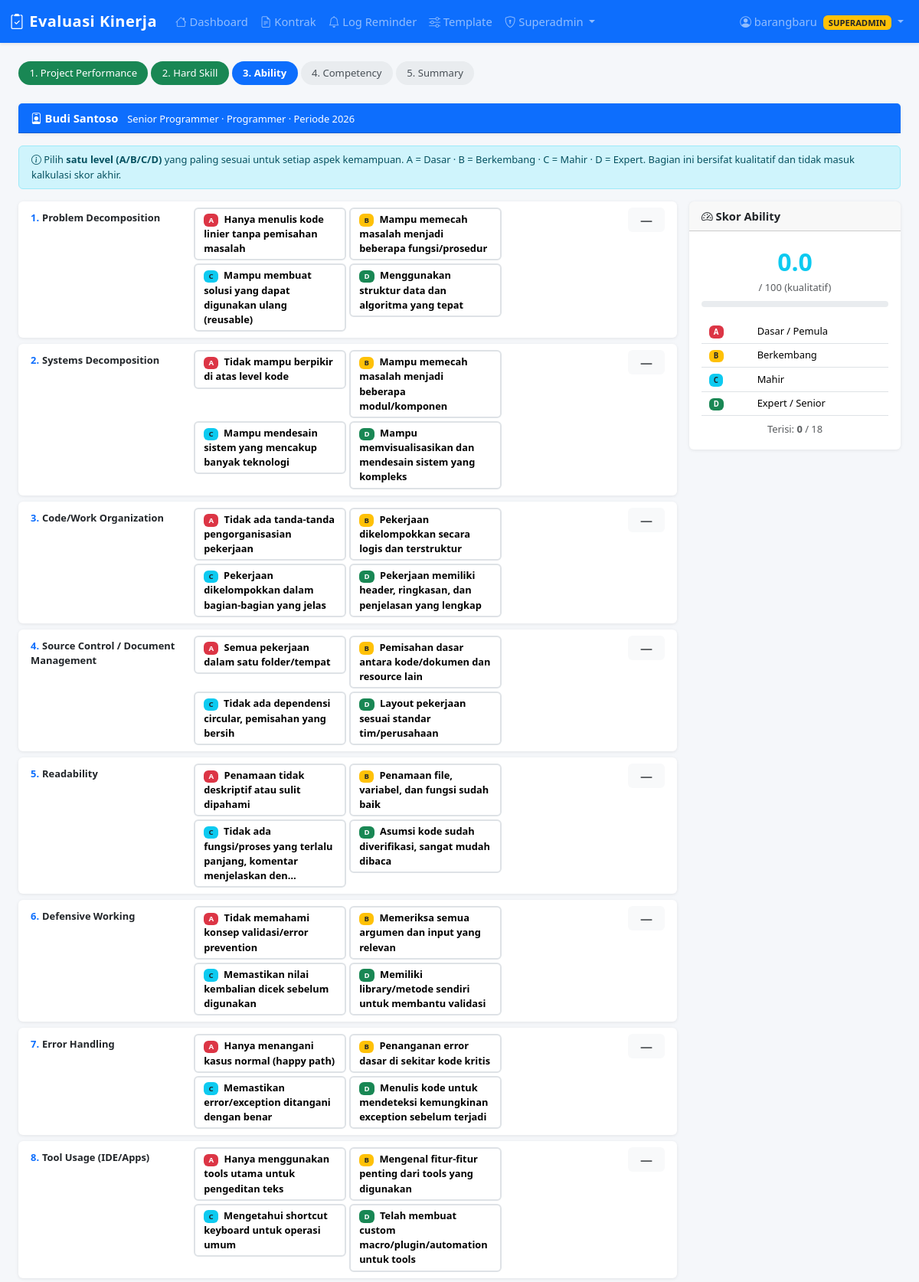
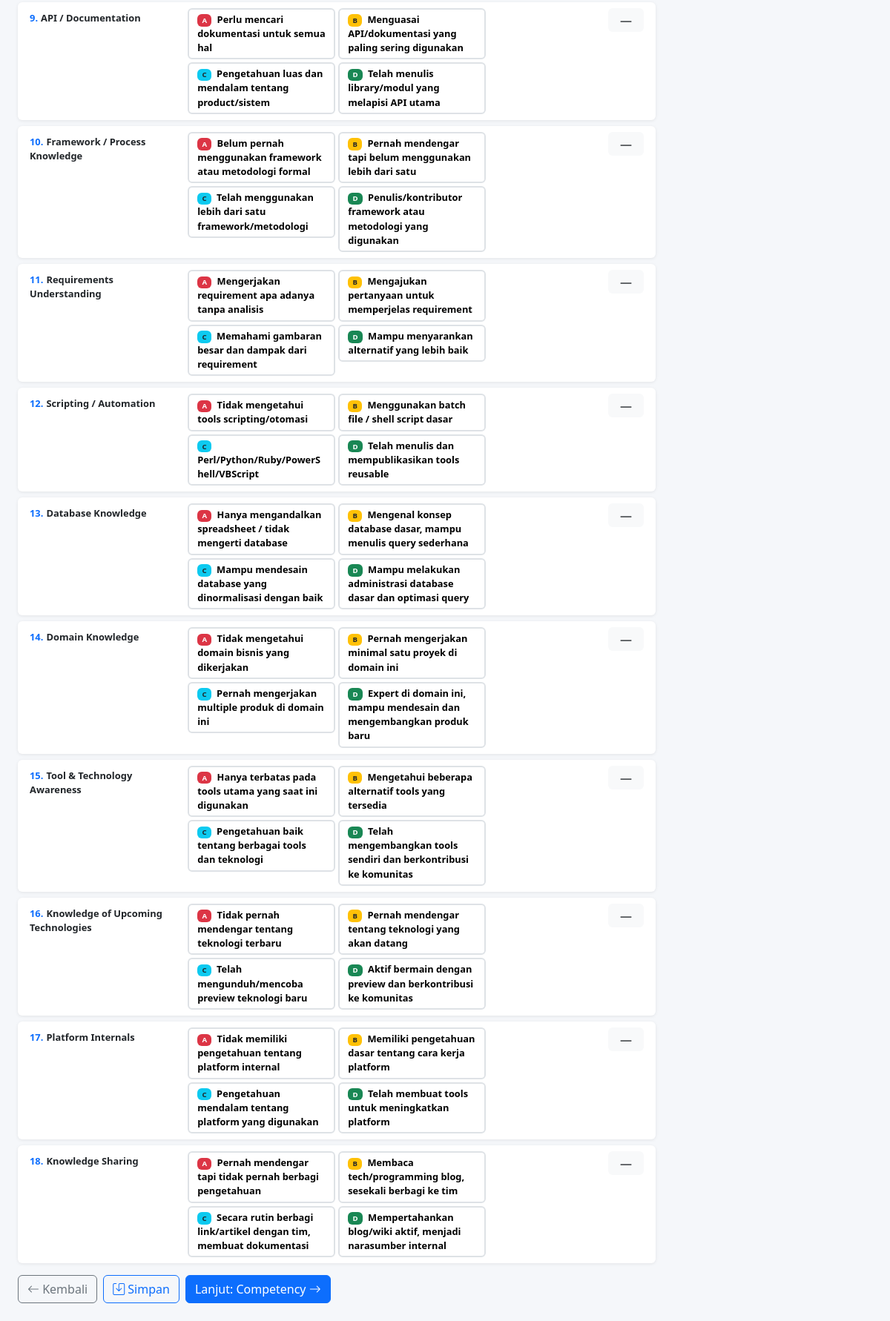
/eval/1/ability (signed in), run on the app's committed database (2 pictures, top to bottom).
### tables this page shows
CREATE TABLE employees (
    id INTEGER PRIMARY KEY AUTOINCREMENT,
    name TEXT NOT NULL,
    jabatan TEXT DEFAULT '',
    divisi TEXT NOT NULL,
    created_at TEXT DEFAULT (datetime('now','localtime'))
, level TEXT DEFAULT 'Staff', employment_type TEXT DEFAULT 'tetap', contract_start TEXT DEFAULT '', contract_end TEXT DEFAULT '', email TEXT DEFAULT '', phone TEXT DEFAULT '', telegram_id TEXT DEFAULT '', is_active INTEGER DEFAULT 1, notes TEXT DEFAULT '');

CREATE TABLE evaluations (
    id INTEGER PRIMARY KEY AUTOINCREMENT,
    employee_id INTEGER NOT NULL,
    periode TEXT NOT NULL,
    status TEXT DEFAULT 'draft',
    pp_score INTEGER DEFAULT 0,
    pp_total REAL DEFAULT 0,
    hs_total REAL DEFAULT 0,
    ability_score REAL DEFAULT 0,
    competency_total REAL DEFAULT 0,
    final_total REAL DEFAULT 0,
    evaluator TEXT DEFAULT '',
    overall_assessment TEXT DEFAULT '',
    development_plan TEXT DEFAULT '',
    created_at TEXT DEFAULT (datetime('now','localtime')),
    FOREIGN KEY(employee_id) REFERENCES employees(id) ON DELETE CASCADE
);

CREATE TABLE ability_items (
    id INTEGER PRIMARY KEY AUTOINCREMENT,
    divisi TEXT NOT NULL,
    name TEXT NOT NULL,
    desc_a TEXT DEFAULT '',
    desc_b TEXT DEFAULT '',
    desc_c TEXT DEFAULT '',
    desc_d TEXT DEFAULT '',
    sort_order INTEGER DEFAULT 0
);

### app.py (the view, shortened to what this page needs)
@app.route('/eval/<int:eval_id>/ability', methods=['GET', 'POST'])
@login_required
def eval_ability(eval_id):
    db = get_db()
    ev = get_eval_or_404(db, eval_id)
    if not ev: return redirect(url_for('index'))
    items    = db.execute('''SELECT ai.*, COALESCE(abs.level,'') AS current_level
                             FROM ability_items ai
                             LEFT JOIN ability_scores abs ON abs.ability_item_id=ai.id AND abs.eval_id=?
                             WHERE ai.divisi=? ORDER BY ai.sort_order''',
                          (eval_id, ev['divisi'])).fetchall()
    ev_row   = db.execute('SELECT ability_score FROM evaluations WHERE id=?', (eval_id,)).fetchone()
    return render_template('eval_ability.html', ev=ev, items=items,
                           ability_score=ev_row['ability_score'])

### app.py (called while the page is built)
def get_db():
    if 'db' not in g:
        g.db = sqlite3.connect(DB_PATH)
        g.db.row_factory = sqlite3.Row
        g.db.execute('PRAGMA foreign_keys = ON')
    return g.db

def login_required(f):
    @wraps(f)
    def decorated(*args, **kwargs):
        if 'user_id' not in session:
            flash('Silakan login terlebih dahulu', 'warning')
            return redirect(url_for('login', next=request.path))
        return f(*args, **kwargs)
    return decorated

@app.context_processor
def inject_globals():
    return {
        'current_user': {
            'id':       session.get('user_id'),
            'username': session.get('username'),
            'name':     session.get('user_name'),
            'role':     session.get('user_role'),
        } if 'user_id' in session else None,
        'now_year':   date.today().year,
        'today_date': date.today().isoformat(),
    }

def get_eval_or_404(db, eval_id):
    return db.execute('''SELECT e.*, emp.name AS emp_name, emp.jabatan, emp.divisi
                         FROM evaluations e JOIN employees emp ON emp.id = e.employee_id
                         WHERE e.id=?''', (eval_id,)).fetchone()

### templates/eval_ability.html (shortened to what this page needs)
{% extends 'base.html' %}
{% block content %}
<div class="eval-steps">
  <a href="/eval/{{ ev.id }}/project" class="step done">1. Project Performance</a>
  <a href="/eval/{{ ev.id }}/hardskill" class="step done">2. Hard Skill</a>
  <span class="step active">3. Ability</span>
  <a href="/eval/{{ ev.id }}/competency" class="step">4. Competency</a>
  <a href="/eval/{{ ev.id }}/summary" class="step">5. Summary</a>
</div>
<div class="card mb-3">
  <div class="card-header bg-primary text-white py-2 fw-bold">
    <i class="bi bi-person-badge"></i> {{ ev.emp_name }}
    <small class="ms-2 fw-normal">{{ ev.jabatan }} · {{ ev.divisi }} · Periode {{ ev.periode }}</small>
  </div>
</div>
<div class="alert alert-info py-2 small mb-3">
  <i class="bi bi-info-circle"></i>
  Pilih <strong>satu level (A/B/C/D)</strong> yang paling sesuai untuk setiap aspek kemampuan.
  A = Dasar · B = Berkembang · C = Mahir · D = Expert.
  Bagian ini bersifat kualitatif dan tidak masuk kalkulasi skor akhir.
</div>
<form method="post" id="abilityForm">
<div class="row g-3">
  <div class="col-lg-9">
    {% for item in items %}
    <div class="card mb-2">
      <div class="card-body py-2 px-3">
        <div class="row align-items-start">
          <div class="col-md-3 fw-semibold small pt-1">
            <span class="text-primary me-1">{{ loop.index }}.</span>{{ item.name }}
          </div>
          <div class="col-md-6">
            <div class="row g-1 small">
              {% for lv, desc, cls in [('A', item.desc_a, 'sel-A'), ('B', item.desc_b, 'sel-B'), ('C', item.desc_c, 'sel-C'), ('D', item.desc_d, 'sel-D')] %}
              <div class="col-6">
                <button type="button"
                  class="level-btn w-100 text-start {{ cls if item.current_level == lv else '' }}"
                  data-item="{{ item.id }}" data-level="{{ lv }}"
                  onclick="setLevel(this, {{ item.id }}, '{{ lv }}')">
                  <span class="badge {% if lv=='A' %}bg-danger{% elif lv=='B' %}bg-warning text-dark{% elif lv=='C' %}bg-info text-dark{% else %}bg-success{% endif %} me-1">{{ lv }}</span>
                  <span class="text-wrap">{{ desc[:70] }}{% if desc|length > 70 %}…{% endif %}</span>
                </button>
              </div>
              {% endfor %}
            </div>
          </div>
          <div class="col-md-3 text-end">
            <span class="badge level-badge-{{ item.id }}
              {% if item.current_level == 'A' %}bg-danger
              {% elif item.current_level == 'B' %}bg-warning text-dark
              {% elif item.current_level == 'C' %}bg-info text-dark
              {% elif item.current_level == 'D' %}bg-success
              {% else %}bg-light text-muted{% endif %} fs-6 px-3 py-2">
              {{ item.current_level if item.current_level else '—' }}
            </span>
          </div>
        </div>
      </div>
    </div>
    {% endfor %}
    <div class="d-flex gap-2 mt-3 mb-4">
      <a href="/eval/{{ ev.id }}/hardskill" class="btn btn-outline-secondary">
        <i class="bi bi-arrow-left"></i> Kembali
      </a>
      <button type="submit" name="action" value="save" class="btn btn-outline-primary">
        <i class="bi bi-save"></i> Simpan
      </button>
      <button type="submit" name="action" value="next" class="btn btn-primary">
        Lanjut: Competency <i class="bi bi-arrow-right"></i>
      </button>
    </div>
  </div>
  <div class="col-lg-3">
    <div class="card sticky-score">
      <div class="card-header py-2 fw-bold"><i class="bi bi-speedometer2"></i> Skor Ability</div>
      <div class="card-body text-center">
        <div class="score-badge text-info" id="ability-display">{{ '%.1f' | format(ability_score) }}</div>
        <div class="text-muted small mb-2">/ 100 (kualitatif)</div>
        <div class="gauge-bar mb-3">
        </div>
        <table class="table table-sm text-start small mb-2">
          <tr><td><span class="badge bg-danger">A</span></td><td>Dasar / Pemula</td></tr>
          <tr><td><span class="badge bg-warning text-dark">B</span></td><td>Berkembang</td></tr>
          <tr><td><span class="badge bg-info text-dark">C</span></td><td>Mahir</td></tr>
          <tr><td><span class="badge bg-success">D</span></td><td>Expert / Senior</td></tr>
        </table>
        <div class="text-muted small">
          Terisi: <strong id="filled-count">0</strong> / {{ items | length }}
        </div>
      </div>
    </div>
  </div>
</div>
</form>
{% endblock %}

### templates/base.html (style rules this page uses)
body { background:#f5f7fa; font-size:.92rem; }
.card { border:none; box-shadow:0 1px 4px rgba(0,0,0,.08); }
.eval-steps { display:flex; gap:4px; margin-bottom:1.5rem; flex-wrap:wrap; }
.eval-steps .step { padding:.35rem .9rem; border-radius:20px; font-size:.82rem; background:#e9ecef; color:#495057; text-decoration:none; }
.eval-steps .step.active { background:#0d6efd; color:#fff; font-weight:600; }
.eval-steps .step.done { background:#198754; color:#fff; }
.score-badge { font-size:2rem; font-weight:700; }
.table-sm th, .table-sm td { padding:.35rem .6rem; }
.level-btn { padding:.25rem .7rem; border:2px solid #dee2e6; border-radius:6px; background:#fff; cursor:pointer; font-weight:600; font-size:.8rem; }
.gauge-bar { height:8px; border-radius:4px; background:#e9ecef; }
.sticky-score { position:sticky; top:70px; }

### data on the page
employees: emp_name "Budi Santoso", jabatan "Senior Programmer", divisi "Programmer"
evaluations: periode "2026", ability_score "0.0"
ability_items: name "Problem Decomposition", lv "A", desc_a "Hanya menulis kode linier tanpa pemisahan masalah", lv "B", desc_b "Mampu memecah masalah menjadi beberapa fungsi/prosedur", lv "C", desc_c "Mampu membuat solusi yang dapat digunakan ulang (reusable)", lv "D", desc_d "Menggunakan struktur data dan algoritma yang tepat", current_level "—"
ability_items: name "Systems Decomposition", lv "A", desc_a "Tidak mampu berpikir di atas level kode", lv "B", desc_b "Mampu memecah masalah menjadi beberapa modul/komponen", lv "C", desc_c "Mampu mendesain sistem yang mencakup banyak teknologi", lv "D", desc_d "Mampu memvisualisasikan dan mendesain sistem yang kompleks", current_level "—"
ability_items: name "Code/Work Organization", lv "A", desc_a "Tidak ada tanda-tanda pengorganisasian pekerjaan", lv "B", desc_b "Pekerjaan dikelompokkan secara logis dan terstruktur", lv "C", desc_c "Pekerjaan dikelompokkan dalam bagian-bagian yang jelas", lv "D", desc_d "Pekerjaan memiliki header, ringkasan, dan penjelasan yang lengkap", current_level "—"
ability_items: name "Source Control / Document Management", lv "A", desc_a "Semua pekerjaan dalam satu folder/tempat", lv "B", desc_b "Pemisahan dasar antara kode/dokumen dan resource lain", lv "C", desc_c "Tidak ada dependensi circular, pemisahan yang bersih", lv "D", desc_d "Layout pekerjaan sesuai standar tim/perusahaan", current_level "—"
ability_items: name "Readability", lv "A", desc_a "Penamaan tidak deskriptif atau sulit dipahami", lv "B", desc_b "Penamaan file, variabel, dan fungsi sudah baik", lv "C", desc_c "Tidak ada fungsi/proses yang terlalu panjang, komentar menjelaskan den", lv "D", desc_d "Asumsi kode sudah diverifikasi, sangat mudah dibaca", current_level "—"
ability_items: name "Defensive Working", lv "A", desc_a "Tidak memahami konsep validasi/error prevention", lv "B", desc_b "Memeriksa semua argumen dan input yang relevan", lv "C", desc_c "Memastikan nilai kembalian dicek sebelum digunakan", lv "D", desc_d "Memiliki library/metode sendiri untuk membantu validasi", current_level "—"
ability_items: name "Error Handling", lv "A", desc_a "Hanya menangani kasus normal (happy path)", lv "B", desc_b "Penanganan error dasar di sekitar kode kritis", lv "C", desc_c "Memastikan error/exception ditangani dengan benar", lv "D", desc_d "Menulis kode untuk mendeteksi kemungkinan exception sebelum terjadi", current_level "—"
ability_items: name "Tool Usage (IDE/Apps)", lv "A", desc_a "Hanya menggunakan tools utama untuk pengeditan teks", lv "B", desc_b "Mengenal fitur-fitur penting dari tools yang digunakan", lv "C", desc_c "Mengetahui shortcut keyboard untuk operasi umum", lv "D", desc_d "Telah membuat custom macro/plugin/automation untuk tools", current_level "—"
ability_items: name "API / Documentation", lv "A", desc_a "Perlu mencari dokumentasi untuk semua hal", lv "B", desc_b "Menguasai API/dokumentasi yang paling sering digunakan", lv "C", desc_c "Pengetahuan luas dan mendalam tentang product/sistem", lv "D", desc_d "Telah menulis library/modul yang melapisi API utama", current_level "—"
ability_items: name "Framework / Process Knowledge", lv "A", desc_a "Belum pernah menggunakan framework atau metodologi formal", lv "B", desc_b "Pernah mendengar tapi belum menggunakan lebih dari satu", lv "C", desc_c "Telah menggunakan lebih dari satu framework/metodologi", lv "D", desc_d "Penulis/kontributor framework atau metodologi yang digunakan", current_level "—"
ability_items: name "Requirements Understanding", lv "A", desc_a "Mengerjakan requirement apa adanya tanpa analisis", lv "B", desc_b "Mengajukan pertanyaan untuk memperjelas requirement", lv "C", desc_c "Memahami gambaran besar dan dampak dari requirement", lv "D", desc_d "Mampu menyarankan alternatif yang lebih baik", current_level "—"
ability_items: name "Scripting / Automation", lv "A", desc_a "Tidak mengetahui tools scripting/otomasi", lv "B", desc_b "Menggunakan batch file / shell script dasar", lv "C", desc_c "Perl/Python/Ruby/PowerShell/VBScript", lv "D", desc_d "Telah menulis dan mempublikasikan tools reusable", current_level "—"
ability_items: name "Database Knowledge", lv "A", desc_a "Hanya mengandalkan spreadsheet / tidak mengerti database", lv "B", desc_b "Mengenal konsep database dasar, mampu menulis query sederhana", lv "C", desc_c "Mampu mendesain database yang dinormalisasi dengan baik", lv "D", desc_d "Mampu melakukan administrasi database dasar dan optimasi query", current_level "—"
ability_items: name "Domain Knowledge", lv "A", desc_a "Tidak mengetahui domain bisnis yang dikerjakan", lv "B", desc_b "Pernah mengerjakan minimal satu proyek di domain ini", lv "C", desc_c "Pernah mengerjakan multiple produk di domain ini", lv "D", desc_d "Expert di domain ini, mampu mendesain dan mengembangkan produk baru", current_level "—"
ability_items: name "Tool & Technology Awareness", lv "A", desc_a "Hanya terbatas pada tools utama yang saat ini digunakan", lv "B", desc_b "Mengetahui beberapa alternatif tools yang tersedia", lv "C", desc_c "Pengetahuan baik tentang berbagai tools dan teknologi", lv "D", desc_d "Telah mengembangkan tools sendiri dan berkontribusi ke komunitas", current_level "—"
ability_items: name "Knowledge of Upcoming Technologies", lv "A", desc_a "Tidak pernah mendengar tentang teknologi terbaru", lv "B", desc_b "Pernah mendengar tentang teknologi yang akan datang", lv "C", desc_c "Telah mengunduh/mencoba preview teknologi baru", lv "D", desc_d "Aktif bermain dengan preview dan berkontribusi ke komunitas", current_level "—"
ability_items: name "Platform Internals", lv "A", desc_a "Tidak memiliki pengetahuan tentang platform internal", lv "B", desc_b "Memiliki pengetahuan dasar tentang cara kerja platform", lv "C", desc_c "Pengetahuan mendalam tentang platform yang digunakan", lv "D", desc_d "Telah membuat tools untuk meningkatkan platform", current_level "—"
ability_items: name "Knowledge Sharing", lv "A", desc_a "Pernah mendengar tapi tidak pernah berbagi pengetahuan", lv "B", desc_b "Membaca tech/programming blog, sesekali berbagi ke tim", lv "C", desc_c "Secara rutin berbagi link/artikel dengan tim, membuat dokumentasi", lv "D", desc_d "Mempertahankan blog/wiki aktif, menjadi narasumber internal", current_level "—"

### other printed values
{{ current_user.name }} "barangbaru"
{{ current_user.role | upper }} "SUPERADMIN"
{{ items | length }} "18"
